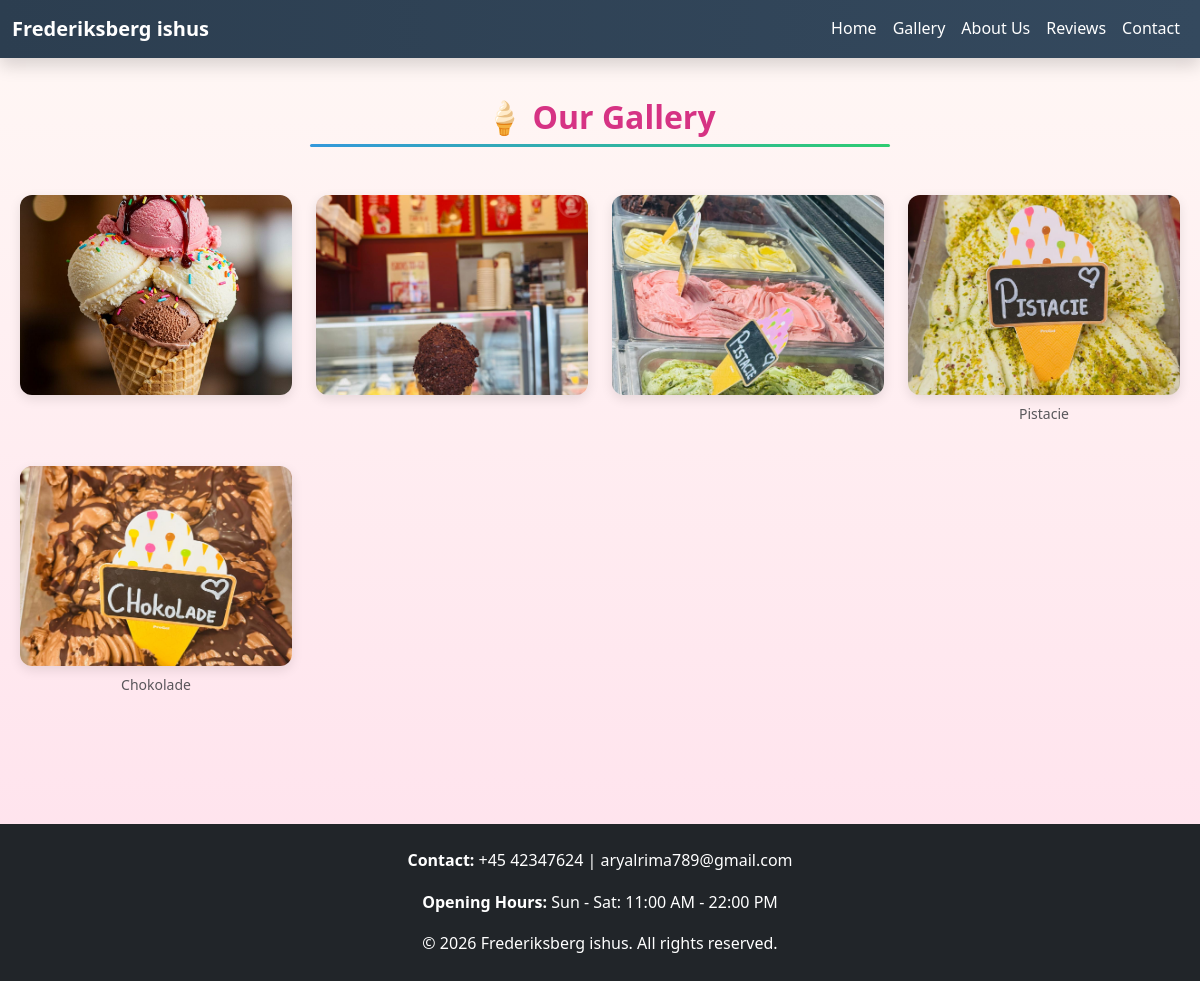
/gallery.php, run on the app's committed database.
### tables this page shows
CREATE TABLE `settings` (
  `id` int(10) UNSIGNED NOT NULL,
  `shop_name` varchar(255) NOT NULL,
  `currency_symbol` varchar(10) NOT NULL,
  `contact_email` varchar(255) DEFAULT NULL,
  `contact_phone` varchar(50) DEFAULT NULL,
  `shop_hours` varchar(100) DEFAULT NULL,
  `about` text DEFAULT NULL
);

CREATE TABLE `gallery` (
  `id` int(10) UNSIGNED NOT NULL,
  `image_path` varchar(255) NOT NULL,
  `caption` varchar(255) DEFAULT NULL
);

### public/gallery.php (the view, shortened to what this page needs)
<?php
require_once '../includes/db_connect.php';
include '../includes/header.php';
$gallery = $conn->query("SELECT * FROM gallery ORDER BY id DESC")->fetchAll();
?>
<!DOCTYPE html>
<html lang="en">
<head>
    <link rel="stylesheet" href="https://cdn.jsdelivr.net/npm/bootstrap@5.3.3/dist/css/bootstrap.min.css">
    <link href="https://cdn.jsdelivr.net/npm/bootstrap-icons@1.10.5/font/bootstrap-icons.css" rel="stylesheet">
    <link rel="stylesheet" href="../admin/assets/css/style.css">
</head>
<body class="d-flex flex-column min-vh-100">
    <main class="flex-grow-1">
        <div class="container gallery-container">
            <h2 class="text-center mb-5">🍦 Our Gallery</h2>
            <div class="row">
                <?php if ($gallery): ?>
                    <?php foreach ($gallery as $img): ?>
                        <div class="col-md-3 col-sm-6 mb-4 text-center">
                            <img src="../uploads/gallery_image/<?= htmlspecialchars($img['image_path']) ?>"
                                 alt="<?= htmlspecialchars($img['caption']) ?>"
                                 class="img-fluid gallery-img">
                            <?php if (!empty($img['caption'])): ?>
                                <p class="mt-2 text-muted small"><?= htmlspecialchars($img['caption']) ?></p>
                            <?php endif; ?>
                        </div>
                    <?php endforeach; ?>
                <?php else: ?>
                    <div class="col-12 text-center">
                        <p>No images found in the gallery.</p>
                    </div>
                <?php endif; ?>
            </div>
        </div>
    </main>
    <?php include '../includes/footer.php'; ?>
</body>
</html>

### includes/header.php (shortened to what this page needs)
<?php
require_once 'db_connect.php';
$settings = $conn->query("SELECT * FROM settings WHERE id = 1")->fetch();
?>
<!DOCTYPE html>
<html lang="en">
<head>
  <link rel="stylesheet" href="https://cdn.jsdelivr.net/npm/bootstrap@5.3.3/dist/css/bootstrap.min.css">
  <link rel="stylesheet" href="https://cdn.jsdelivr.net/npm/bootstrap-icons@1.10.5/font/bootstrap-icons.css">
</head>
<body>
<nav class="navbar navbar-expand-lg navbar-dark bg-dark sticky-top shadow">
  <div class="container">
    <a class="navbar-brand fw-bold" href="index.php"><?= htmlspecialchars($settings['shop_name']) ?></a>
    <div class="collapse navbar-collapse" id="mainNavbar">
      <ul class="navbar-nav ms-auto text-center">
        <li class="nav-item"><a class="nav-link" href="index.php">Home</a></li>
        <li class="nav-item"><a class="nav-link" href="gallery.php">Gallery</a></li>
        <li class="nav-item"><a class="nav-link" href="about.php">About Us</a></li>
        <li class="nav-item"><a class="nav-link" href="review.php">Reviews</a></li>
        <li class="nav-item"><a class="nav-link" href="contact.php">Contact</a></li>
      </ul>
    </div>
  </div>
</nav>

### includes/footer.php (shortened to what this page needs)
<footer class="bg-dark text-white p-4 mt-5" id="contact">
  <div class="container text-center">
    <p><strong>Contact:</strong> <?= htmlspecialchars($settings['contact_phone']) ?> | <?= htmlspecialchars($settings['contact_email']) ?></p>
    <p><strong>Opening Hours:</strong> <?= htmlspecialchars($settings['shop_hours']) ?></p>
    <p class="mb-0">© <?= date('Y') ?> <?= htmlspecialchars($settings['shop_name']) ?>. All rights reserved.</p>
  </div>
</footer>
</body>
</html>

### admin/assets/css/style.css (style rules this page uses)
body { background: linear-gradient(to bottom, #fff8f5, #ffe0ec); font-family: 'Segoe UI', system-ui, sans-serif; color: #2c3e50; line-height: 1.6; scroll-behavior: smooth; }
.container { max-width: 1200px; }
h2, h3, h4 { font-weight: 700; color: #d63384; text-align: center; }
h2 { text-align: center; font-weight: 700; margin-bottom: 1.5rem; display: block; }
h2::after { content: ""; display: block; height: 3px; width: 50%; background: linear-gradient(90deg, #3498db, #2ecc71); margin: 8px auto 0; border-radius: 50px; }
.navbar { background: linear-gradient(90deg, #2c3e50, #34495e) !important; box-shadow: 0 3px 10px rgba(0,0,0,0.1); }
.navbar a { color: white !important; transition: color 0.3s ease; }
.gallery-img { width: 100%; height: 200px; object-fit: cover; border-radius: 12px; transition: transform 0.3s ease; box-shadow: 0 4px 12px rgba(0,0,0,0.1); }

### public/gallery.php (style rules this page uses)
html, body { height: 100%; }
.gallery-container { padding: 40px 20px; }
.gallery-img { border-radius: 12px; transition: transform 0.3s ease; box-shadow: 0 4px 12px rgba(0,0,0,0.1); }

### data on the page
settings: shop_name "Frederiksberg ishus", contact_phone "+45 42347624", contact_email "aryalrima789@gmail.com", shop_hours "Sun - Sat: 11:00 AM - 22:00 PM"
gallery: image_path (picture)
gallery: image_path (picture)
gallery: image_path (picture)
gallery: image_path (picture), caption "Pistacie"
gallery: image_path (picture), caption "Chokolade"
